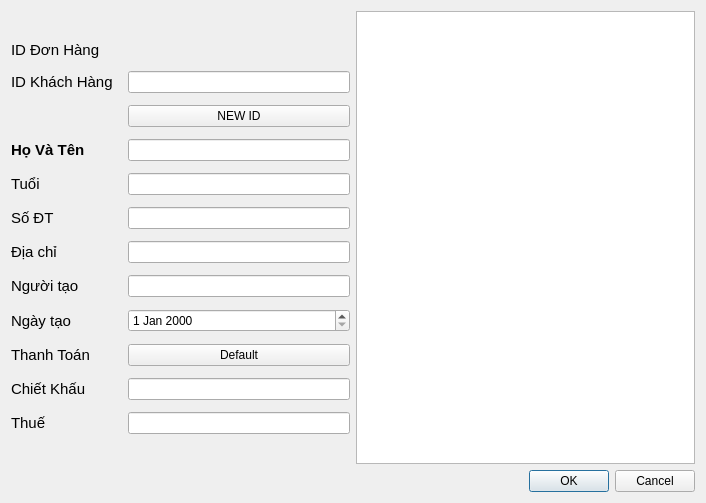
<?xml version="1.0" encoding="UTF-8"?>
<ui version="4.0">
 <class>Dialog</class>
 <widget class="QDialog" name="Dialog">
  <property name="geometry">
   <rect>
    <x>0</x>
    <y>0</y>
    <width>706</width>
    <height>503</height>
   </rect>
  </property>
  <property name="windowTitle">
   <string>Tạo mới đơn hàng</string>
  </property>
  <layout class="QVBoxLayout" name="verticalLayout">
   <item>
    <layout class="QHBoxLayout" name="horizontalLayout">
     <item>
      <layout class="QFormLayout" name="formLayout">
       <property name="horizontalSpacing">
        <number>15</number>
       </property>
       <property name="verticalSpacing">
        <number>12</number>
       </property>
       <property name="topMargin">
        <number>30</number>
       </property>
       <item row="2" column="1">
        <widget class="QPushButton" name="newIDButton">
         <property name="text">
          <string>NEW ID</string>
         </property>
         <property name="checkable">
          <bool>false</bool>
         </property>
         <property name="checked">
          <bool>false</bool>
         </property>
         <property name="flat">
          <bool>false</bool>
         </property>
        </widget>
       </item>
       <item row="3" column="0">
        <widget class="QLabel" name="label_3">
         <property name="font">
          <font>
           <pointsize>11</pointsize>
           <weight>75</weight>
           <bold>true</bold>
          </font>
         </property>
         <property name="text">
          <string>Họ Và Tên</string>
         </property>
        </widget>
       </item>
       <item row="3" column="1">
        <widget class="QLineEdit" name="nameEdit">
         <property name="clearButtonEnabled">
          <bool>true</bool>
         </property>
        </widget>
       </item>
       <item row="4" column="0">
        <widget class="QLabel" name="label_4">
         <property name="font">
          <font>
           <pointsize>11</pointsize>
          </font>
         </property>
         <property name="text">
          <string>Tuổi</string>
         </property>
        </widget>
       </item>
       <item row="4" column="1">
        <widget class="QLineEdit" name="ageEdit">
         <property name="clearButtonEnabled">
          <bool>true</bool>
         </property>
        </widget>
       </item>
       <item row="5" column="0">
        <widget class="QLabel" name="label_8">
         <property name="font">
          <font>
           <pointsize>11</pointsize>
          </font>
         </property>
         <property name="text">
          <string>Số ĐT</string>
         </property>
        </widget>
       </item>
       <item row="5" column="1">
        <widget class="QLineEdit" name="phoneEdit">
         <property name="clearButtonEnabled">
          <bool>true</bool>
         </property>
        </widget>
       </item>
       <item row="6" column="0">
        <widget class="QLabel" name="label_7">
         <property name="font">
          <font>
           <pointsize>11</pointsize>
          </font>
         </property>
         <property name="text">
          <string>Địa chỉ</string>
         </property>
        </widget>
       </item>
       <item row="6" column="1">
        <widget class="QLineEdit" name="addressEdit">
         <property name="clearButtonEnabled">
          <bool>true</bool>
         </property>
        </widget>
       </item>
       <item row="7" column="0">
        <widget class="QLabel" name="label_5">
         <property name="font">
          <font>
           <pointsize>11</pointsize>
          </font>
         </property>
         <property name="text">
          <string>Người tạo</string>
         </property>
        </widget>
       </item>
       <item row="8" column="0">
        <widget class="QLabel" name="label_6">
         <property name="font">
          <font>
           <pointsize>11</pointsize>
          </font>
         </property>
         <property name="text">
          <string>Ngày tạo</string>
         </property>
        </widget>
       </item>
       <item row="8" column="1">
        <widget class="QDateEdit" name="dateEdit"/>
       </item>
       <item row="9" column="0">
        <widget class="QLabel" name="label_9">
         <property name="font">
          <font>
           <pointsize>11</pointsize>
          </font>
         </property>
         <property name="text">
          <string>Thanh Toán</string>
         </property>
        </widget>
       </item>
       <item row="10" column="0">
        <widget class="QLabel" name="label_10">
         <property name="font">
          <font>
           <pointsize>11</pointsize>
          </font>
         </property>
         <property name="text">
          <string>Chiết Khấu</string>
         </property>
        </widget>
       </item>
       <item row="10" column="1">
        <widget class="QLineEdit" name="saleEdit">
         <property name="clearButtonEnabled">
          <bool>true</bool>
         </property>
        </widget>
       </item>
       <item row="11" column="0">
        <widget class="QLabel" name="label_11">
         <property name="font">
          <font>
           <pointsize>11</pointsize>
          </font>
         </property>
         <property name="text">
          <string>Thuế</string>
         </property>
        </widget>
       </item>
       <item row="11" column="1">
        <widget class="QLineEdit" name="taxEdit">
         <property name="readOnly">
          <bool>false</bool>
         </property>
         <property name="placeholderText">
          <string/>
         </property>
         <property name="clearButtonEnabled">
          <bool>true</bool>
         </property>
        </widget>
       </item>
       <item row="1" column="1">
        <widget class="QLineEdit" name="idKH">
         <property name="clearButtonEnabled">
          <bool>true</bool>
         </property>
        </widget>
       </item>
       <item row="1" column="0">
        <widget class="QLabel" name="label">
         <property name="font">
          <font>
           <pointsize>11</pointsize>
          </font>
         </property>
         <property name="text">
          <string>ID Khách Hàng</string>
         </property>
        </widget>
       </item>
       <item row="0" column="0">
        <widget class="QLabel" name="label_2">
         <property name="font">
          <font>
           <pointsize>11</pointsize>
          </font>
         </property>
         <property name="text">
          <string>ID Đơn Hàng</string>
         </property>
        </widget>
       </item>
       <item row="0" column="1">
        <widget class="QLabel" name="idDisplay">
         <property name="text">
          <string/>
         </property>
        </widget>
       </item>
       <item row="7" column="1">
        <widget class="QLineEdit" name="creatorEdit">
         <property name="clearButtonEnabled">
          <bool>true</bool>
         </property>
        </widget>
       </item>
       <item row="9" column="1">
        <widget class="QPushButton" name="defaultButton">
         <property name="text">
          <string>Default</string>
         </property>
        </widget>
       </item>
      </layout>
     </item>
     <item>
      <widget class="QTableView" name="tableView"/>
     </item>
    </layout>
   </item>
   <item>
    <widget class="QDialogButtonBox" name="buttonBox">
     <property name="orientation">
      <enum>Qt::Horizontal</enum>
     </property>
     <property name="standardButtons">
      <set>QDialogButtonBox::Cancel|QDialogButtonBox::Ok</set>
     </property>
    </widget>
   </item>
  </layout>
 </widget>
 <resources/>
 <connections>
  <connection>
   <sender>buttonBox</sender>
   <signal>accepted()</signal>
   <receiver>Dialog</receiver>
   <slot>accept()</slot>
   <hints>
    <hint type="sourcelabel">
     <x>250</x>
     <y>584</y>
    </hint>
    <hint type="destinationlabel">
     <x>157</x>
     <y>274</y>
    </hint>
   </hints>
  </connection>
  <connection>
   <sender>buttonBox</sender>
   <signal>rejected()</signal>
   <receiver>Dialog</receiver>
   <slot>reject()</slot>
   <hints>
    <hint type="sourcelabel">
     <x>250</x>
     <y>590</y>
    </hint>
    <hint type="destinationlabel">
     <x>286</x>
     <y>274</y>
    </hint>
   </hints>
  </connection>
 </connections>
</ui>
